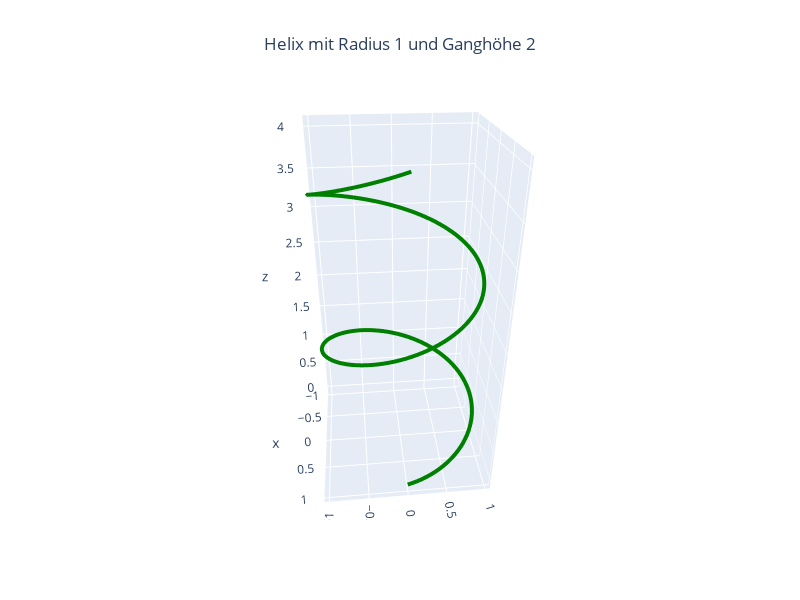

Here is the notebook cell this chart was saved with:
### Markdown cell above
### Plotly

Mit Plotly erhalten wir ohne großen Aufwand eine interaktive 3D-Darstellung.
Wir erstellen anschließend einen Trace für das Modul
*plotly.graph_objects*. 
Diesen fügen wir in *go.Figure* der Ausgabe hinzu und
stellen noch einige Einstellungen wie Bildgröße oder Kameraposition ein.
Den Polygonzug geben wir mit *go.Scatter3d* aus.

### Code cell
import plotly.graph_objects as go
import plotly.io as pio


pio.renderers.default = 'notebook_connected+jupyterlab'

curve = go.Scatter3d(x=x, 
                     y=y, 
                     z=z,
                     name='Helix',
                     mode='lines',
                     line = dict(color='green', width=8),
                     showlegend=False)

layout = go.Layout(scene_xaxis_visible=True, 
                   scene_yaxis_visible=True, 
                   scene_zaxis_visible=True,
                   showlegend=False)

fig =  go.Figure(data=[curve], layout=layout)

fig.update_layout(title='Helix mit Radius 1 und Ganghöhe 2',
                  title_x=0.5,
                  scene_camera_eye_z=1.55,
                  autosize=False,
                  width=800,
                  height=600,)


fig.show()

### Figure 1 — Plotly figure (JSON) as saved in the notebook; plotly's stock layout.template omitted (floating-point values rounded to 4 significant figures; data arrays with more than 128 entries replaced by an {"elided": "..."} marker saying what was removed)
{"data": [{"line": {"color": "green", "width": 8}, "mode": "lines", "name": "Helix", "showlegend": false, "type": "scatter3d", "x": {"elided": "200 float values"}, "y": {"elided": "200 float values"}, "z": {"elided": "200 float values"}}], "layout": {"autosize": false, "height": 600, "scene": {"aspectmode": "auto", "aspectratio": {"x": 0.7937, "y": 0.7937, "z": 1.587}, "camera": {"center": {"x": 0, "y": 0, "z": 0}, "eye": {"x": 2.007, "y": -0.1988, "z": 1.209}, "projection": {"type": "perspective"}, "up": {"x": 0, "y": 0, "z": 1}}, "xaxis": {"type": "linear", "visible": true}, "yaxis": {"type": "linear", "visible": true}, "zaxis": {"type": "linear", "visible": true}}, "showlegend": false, "title": {"text": "Helix mit Radius 1 und Ganghöhe 2", "x": 0.5}, "width": 800}}
